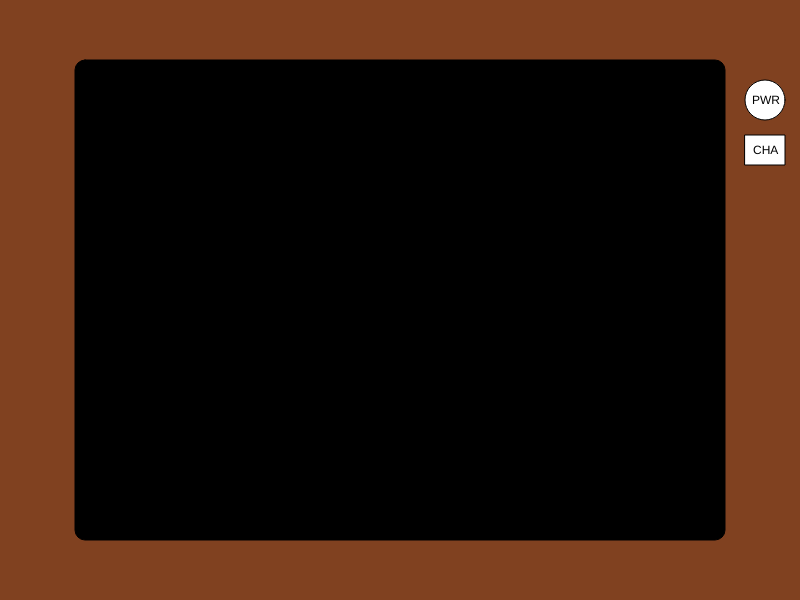
Frame 1 (no input)
Frame 60 (no input): identical to frame 1, image omitted
Frame 120 (the mouse pressed at the canvas centre since frame 60): identical to frame 1, image omitted

The p5.js sketch that drew this single still picture (run headless with seeded random() and noise() and a simulated clock; from frame 60 on, the mouse is pressed at the canvas centre):

// p5.js sketch
// ── sketch.js
var power= 0;
var channel;
var cbuttonx,cbuttony;
var cbuttonrad = 40;
var cfill = 255;
var rfill = 255;
var rbuttonx,rbuttony;
var rbuttonw = 40;
var rbuttonh = 30;
var channel = false;
var circX;
var circSpeed = 3;
var textX,textY,textXspeed,textYspeed;

function setup() {
  createCanvas(800, 600);
  circX = 60;
  textX = width/2;
  textY = height/2;
  textXspeed = random(-3,3);
  textYspeed = random(-3,3);
}

function draw() {
  if (75 < textX && textX < width-246) {
        textX += textXspeed;
      } else {
        textXspeed = -textXspeed;
        textX += textXspeed;
      }
      if (85 < textY && textY < height-60) {
        textY += textYspeed;
      } else {
        textYspeed = -textYspeed;
        textY += textYspeed;
      }
  background('#804120');
  rectMode(CENTER);
  
  cbuttonx = width-35;
  cbuttony = 100,  
  push();
  fill(cfill);
  circle(cbuttonx,cbuttony,cbuttonrad)
  pop();
  
  rbuttonx = width-35;
  rbuttony=150;
  push();
  fill(rfill);
  rect(rbuttonx,rbuttony,rbuttonw,rbuttonh);
  pop();
  
  cfill = 255;
  rfill = 255;
  
  push();
  fill(0);
  text('PWR',cbuttonx-13,cbuttony+4)
  text('CHA',rbuttonx-12,rbuttony+4)
  pop();
  
  if (!power){
    //blank screen
    push();
    fill(0);
    rect(width/2,height/2,width-150,height-120,10,10,10,10);
    pop();
  } else {
    //screen on
    fill('#C4E6FF');
    rect(width/2,height/2,width-150,height-120,10,10,10,10);
    if (channel){
      //bouncing text
      push();
      textSize(32);
      fill(255, 0, 0);
      text("WOOO TV!!", textX, textY);
      pop();
    } else {
      push();
      fill(0);
      textSize(32);
      text('This channel is no longer available.', 150, height/2);
      text('We apologize.', 300, height/2-100);
      text('Have a good day.', 275, height/2+100);
      pop();
    }
  }
  
  // mouseover circle button
  if (mouseX > cbuttonx-cbuttonrad/2 && mouseY < cbuttony+cbuttonrad/2 && mouseX < cbuttonx+cbuttonrad/2 && mouseY > cbuttony-cbuttonrad/2){
    cfill=200;
  }
  // mouseover rectangle button
  if (mouseX > rbuttonx-rbuttonw/2 && mouseY < rbuttony+rbuttonh/2 && mouseX < rbuttonx+rbuttonw/2 && mouseY > rbuttony-rbuttonh/2){
    rfill=200;
  }
}

function mouseClicked(){
  // toggle power if power button is clicked
  if (mouseX > cbuttonx-cbuttonrad/2 && mouseY < cbuttony+cbuttonrad/2 && mouseX < cbuttonx+cbuttonrad/2 && mouseY > cbuttony-cbuttonrad/2){
    power = !power;
  }
  // toggle channel if channel button is clicked
  if (mouseX > rbuttonx-rbuttonw/2 && mouseY < rbuttony+rbuttonh/2 && mouseX < rbuttonx+rbuttonw/2 && mouseY > rbuttony-rbuttonh/2 && power){
    channel = !channel;
  }
}
